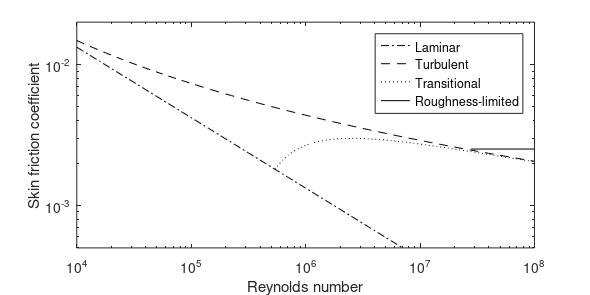

This chart was generated by the following MATLAB code:
Rlam = 10.^(4:0.05:7);
Rturb = 10.^(4:0.05:8);

Rcrit = 539154;
Rtrans = 10.^(5:0.05:8);
Rtrans = [Rcrit Rtrans(find(Rtrans > Rcrit))];

Rs=3e-6;
Lr=1.0;
Rcrit=[51*(Rs/Lr)^(-1.039) 1e8];
critical = 0.032*(Rs/Lr)^(0.2) * [1 1];
Rcrit

laminar = 1.328./sqrt(Rlam);
turbulent = 1./(1.50*log(Rturb)-5.6).^2;
transitional = 1./((1.50*log(Rtrans)-5.6).^2) - 1700./Rtrans;

figure;

loglog(Rlam,laminar,'k-.',Rturb,turbulent,'k--',Rtrans,transitional,'k:',Rcrit,critical,'k-');
axis([1e4 1e8 0.0005 0.02]);
xlabel('Reynolds number');
ylabel('Skin friction coefficient');
legend('Laminar','Turbulent','Transitional','Roughness-limited');

set(gcf, 'PaperPositionMode', 'manual');
set(gcf, 'PaperUnits', 'centimeters');
set(gcf, 'PaperPosition', [2 2 15 7.5]);

print('skinfriction.eps');
